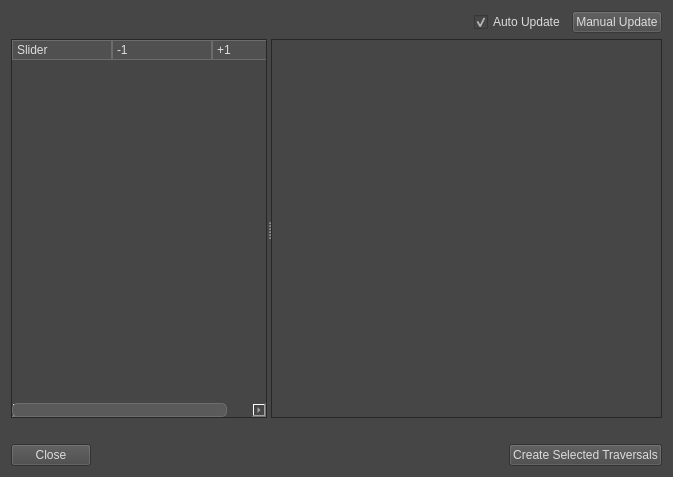
<?xml version="1.0" encoding="UTF-8"?>
<ui version="4.0">
 <class>Dialog</class>
 <widget class="QDialog" name="Dialog">
  <property name="geometry">
   <rect>
    <x>0</x>
    <y>0</y>
    <width>673</width>
    <height>477</height>
   </rect>
  </property>
  <property name="windowTitle">
   <string>Traversal Check</string>
  </property>
  <property name="styleSheet">
   <string notr="true">
QWidget{
	background-color: rgb(70, 70, 70);
	alternate-background-color: rgb(80, 80, 80);
	color: rgb(220, 220, 220);
	font: 8pt &quot;MS Shell Dlg 2&quot;;
}

QGroupBox{
    border: 2px solid rgb(96, 96, 96);
    border-radius: 5px;
    margin-top: 2ex; /* leave space at the top for the title */
	padding: 4px 0px;
	/*padding-top: 3px;
	padding-bottom: 3px;*/
}

QGroupBox::title {
	subcontrol-origin: margin;
	subcontrol-position: top left;
	padding: 0 5px;
	left: 10px;
}




QAbstractSpinBox{
	color: rgb(45, 45, 45);
	background-color: rgb(130, 130, 130);
	border: 2px solid rgb(56, 56, 56);
}

QComboBox{
	color: rgb(45, 45, 45);
	background-color: rgb(130, 130, 130);
	border: 2px solid rgb(56, 56, 56);
}

QLineEdit{
	color: rgb(45, 45, 45);
	background-color: rgb(130, 130, 130);
	border: 2px solid rgb(56, 56, 56);
}






QScrollBar:handle:horizontal{
    border-width: 1;
	border-color: rgb(110, 110, 110);
	border-radius: 5;
	border-style: solid;
	background-color: rgb(90, 90, 90);
}

QScrollBar:handle:vertical{
    border-width: 1;
	border-color: rgb(110, 110, 110);
	border-radius: 5;
	border-style: solid;
	background-color: rgb(90, 90, 90);
}

QHeaderView::section {
    background-color: rgb(80, 80, 80);
    padding-left: 4px;
    border: 1px solid rgb(108, 108, 108);
}

 QMenuBar::item {
     spacing: 3px; /* spacing between menu bar items */
     padding: 1px 4px;
     background: transparent;
     border-radius: 4px;
 }

 QMenuBar::item:selected { /* when selected using mouse or keyboard */
     background: rgb(168, 168, 168);
 }

 QMenuBar::item:pressed {
     background: rgb(136, 136, 136);
 }

QWidget:pressed {
	background-color: rgb(50, 50, 50);
}


QWidget[bgColor=&quot;red&quot;] {
	background-color: rgb(111, 57, 43);
}
QWidget[bgColor=&quot;red&quot;]:disabled {
	background-color: rgb(105, 77, 70);
}

QWidget[bgColor=&quot;orange&quot;] {
	background-color: rgb(138, 96, 67);
}
QWidget[bgColor=&quot;orange&quot;]:disabled {
	background-color: rgb(137, 116, 101);
}

QWidget[bgColor=&quot;blue&quot;] {
	background-color: rgb(44, 57, 67);
}
QWidget[bgColor=&quot;blue&quot;]:disabled {
	background-color: rgb(60, 67, 72);
}

QWidget[bgColor=&quot;green&quot;] {
	background-color: rgb(95, 103, 82);
}
QWidget[bgColor=&quot;green&quot;]:disabled {
	background-color: rgb(114, 118, 107);
}

QWidget[bgColor=&quot;yellow&quot;] {
	background-color: rgb(146, 128, 103);
}
QWidget[bgColor=&quot;yellow&quot;]:disabled {
	background-color: rgb(161, 152, 139);
}

QWidget[bgColor=&quot;lightRed&quot;] {
	background-color: rgb(132, 73, 58);
}
QWidget[bgColor=&quot;lightRed&quot;]:disabled {
	background-color: rgb(128, 98, 91);
}

QWidget[bgColor=&quot;lightOrange&quot;] {
	background-color: rgb(140, 104, 55);
}
QWidget[bgColor=&quot;lightOrange&quot;]:disabled {
	background-color: rgb(133, 114, 90);
}

QWidget[bgColor=&quot;lightBlue&quot;] {
	background-color: rgb(82, 98, 111);
}
QWidget[bgColor=&quot;lightBlue&quot;]:disabled {
	background-color: rgb(109, 117, 124);
}

QWidget[bgColor=&quot;lightGreen&quot;] {
	background-color: rgb(137, 148, 117);
}
QWidget[bgColor=&quot;lightGreen&quot;]:disabled {
	background-color: rgb(164, 169, 154);
}

QWidget[bgColor=&quot;lightYellow&quot;] {
	background-color: rgb(131, 115, 92);
}
QWidget[bgColor=&quot;lightYellow&quot;]:disabled {
	background-color: rgb(144, 136, 124);
}

QWidget[bgColor=&quot;darkRed&quot;] {
	background-color: rgb(79, 41, 31);
}
QWidget[bgColor=&quot;darkRed&quot;]:disabled {
	background-color: rgb(75, 55, 50);
}

QWidget[bgColor=&quot;darkOrange&quot;] {
	background-color: rgb(102, 71, 49);
}
QWidget[bgColor=&quot;darkOrange&quot;]:disabled {
	background-color: rgb(101, 85, 74);
}

QWidget[bgColor=&quot;darkBlue&quot;] {
	background-color: rgb(35, 45, 53);
}
QWidget[bgColor=&quot;darkBlue&quot;]:disabled {
	background-color: rgb(48, 53, 57);
}

QWidget[bgColor=&quot;darkGreen&quot;] {
	background-color: rgb(60, 65, 52);
}
QWidget[bgColor=&quot;darkGreen&quot;]:disabled {
	background-color: rgb(72, 74, 68);
}

QWidget[bgColor=&quot;darkYellow&quot;] {
	background-color: rgb(74, 65, 52);
}
QWidget[bgColor=&quot;darkYellow&quot;]:disabled {
	background-color: rgb(81, 77, 70);
}

</string>
  </property>
  <layout class="QVBoxLayout" name="verticalLayout">
   <item>
    <layout class="QHBoxLayout" name="horizontalLayout_2">
     <item>
      <spacer name="horizontalSpacer_2">
       <property name="orientation">
        <enum>Qt::Horizontal</enum>
       </property>
       <property name="sizeHint" stdset="0">
        <size>
         <width>40</width>
         <height>20</height>
        </size>
       </property>
      </spacer>
     </item>
     <item>
      <widget class="QCheckBox" name="uiAutoUpdateCHK">
       <property name="toolTip">
        <string>Auto update sliders from UI selection</string>
       </property>
       <property name="text">
        <string>Auto Update</string>
       </property>
       <property name="checked">
        <bool>true</bool>
       </property>
      </widget>
     </item>
     <item>
      <widget class="QPushButton" name="uiManualUpdateBTN">
       <property name="enabled">
        <bool>false</bool>
       </property>
       <property name="text">
        <string>Manual Update</string>
       </property>
       <property name="bgColor" stdset="0">
        <string>orange</string>
       </property>
      </widget>
     </item>
    </layout>
   </item>
   <item>
    <widget class="QSplitter" name="splitter">
     <property name="sizePolicy">
      <sizepolicy hsizetype="Expanding" vsizetype="Preferred">
       <horstretch>0</horstretch>
       <verstretch>1</verstretch>
      </sizepolicy>
     </property>
     <property name="orientation">
      <enum>Qt::Horizontal</enum>
     </property>
     <widget class="QTreeWidget" name="uiEditTREE">
      <property name="sizePolicy">
       <sizepolicy hsizetype="Expanding" vsizetype="Expanding">
        <horstretch>0</horstretch>
        <verstretch>1</verstretch>
       </sizepolicy>
      </property>
      <property name="selectionMode">
       <enum>QAbstractItemView::ExtendedSelection</enum>
      </property>
      <property name="rootIsDecorated">
       <bool>false</bool>
      </property>
      <property name="itemsExpandable">
       <bool>false</bool>
      </property>
      <column>
       <property name="text">
        <string>Slider</string>
       </property>
      </column>
      <column>
       <property name="text">
        <string>-1</string>
       </property>
      </column>
      <column>
       <property name="text">
        <string>+1</string>
       </property>
      </column>
     </widget>
     <widget class="QListWidget" name="uiTravCheckLIST">
      <property name="sizePolicy">
       <sizepolicy hsizetype="Expanding" vsizetype="Expanding">
        <horstretch>2</horstretch>
        <verstretch>1</verstretch>
       </sizepolicy>
      </property>
      <property name="selectionMode">
       <enum>QAbstractItemView::ExtendedSelection</enum>
      </property>
     </widget>
    </widget>
   </item>
   <item>
    <widget class="QLabel" name="uiWarningLBL">
     <property name="sizePolicy">
      <sizepolicy hsizetype="Preferred" vsizetype="Preferred">
       <horstretch>0</horstretch>
       <verstretch>0</verstretch>
      </sizepolicy>
     </property>
     <property name="text">
      <string/>
     </property>
    </widget>
   </item>
   <item>
    <layout class="QHBoxLayout" name="horizontalLayout">
     <item>
      <widget class="QPushButton" name="uiCancelBTN">
       <property name="text">
        <string>Close</string>
       </property>
       <property name="bgColor" stdset="0">
        <string>orange</string>
       </property>
      </widget>
     </item>
     <item>
      <spacer name="horizontalSpacer">
       <property name="orientation">
        <enum>Qt::Horizontal</enum>
       </property>
       <property name="sizeHint" stdset="0">
        <size>
         <width>40</width>
         <height>20</height>
        </size>
       </property>
      </spacer>
     </item>
     <item>
      <widget class="QPushButton" name="uiCreateSelectedBTN">
       <property name="text">
        <string>Create Selected Traversals</string>
       </property>
       <property name="bgColor" stdset="0">
        <string>orange</string>
       </property>
      </widget>
     </item>
    </layout>
   </item>
  </layout>
 </widget>
 <resources/>
 <connections>
  <connection>
   <sender>uiAutoUpdateCHK</sender>
   <signal>toggled(bool)</signal>
   <receiver>uiManualUpdateBTN</receiver>
   <slot>setDisabled(bool)</slot>
   <hints>
    <hint type="sourcelabel">
     <x>635</x>
     <y>25</y>
    </hint>
    <hint type="destinationlabel">
     <x>635</x>
     <y>50</y>
    </hint>
   </hints>
  </connection>
 </connections>
</ui>
